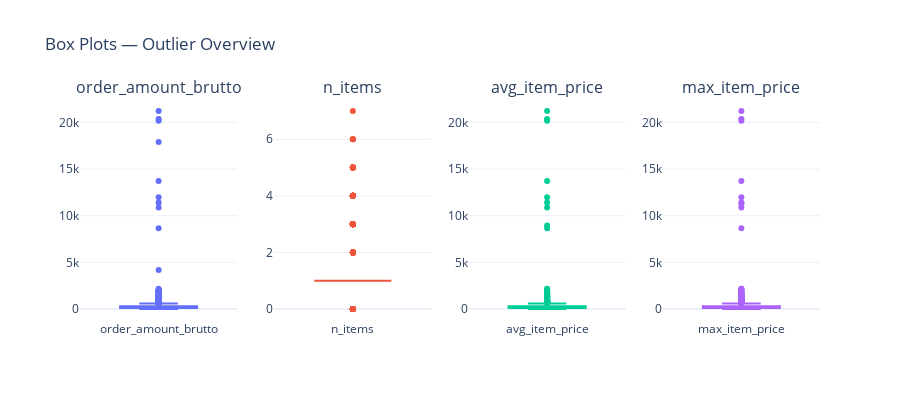

The code cell stored with this chart in its notebook:
### Markdown cell above
## 3. Outlier Detection

Identify extreme values that may create singleton clusters or distort centroids.

### Code cell
# Box plots for outlier visualization
fig = make_subplots(rows=1, cols=4, subplot_titles=NUMERICAL)

for i, col in enumerate(NUMERICAL):
    fig.add_trace(
        go.Box(y=df[col], name=col, showlegend=False),
        row=1, col=i + 1,
    )

fig.update_layout(
    title="Box Plots — Outlier Overview",
    height=400, template="plotly_white",
)
fig.show()

### Figure 1 — Plotly figure (JSON) as saved in the notebook; plotly's stock layout.template omitted (floating-point values rounded to 4 significant figures; data arrays with more than 128 entries replaced by an {"elided": "..."} marker saying what was removed)
{"data": [{"name": "order_amount_brutto", "showlegend": false, "type": "box", "xaxis": "x", "y": {"elided": "9000 float values"}, "yaxis": "y"}, {"name": "n_items", "showlegend": false, "type": "box", "xaxis": "x2", "y": {"elided": "9000 int values"}, "yaxis": "y2"}, {"name": "avg_item_price", "showlegend": false, "type": "box", "xaxis": "x3", "y": {"elided": "9000 float values"}, "yaxis": "y3"}, {"name": "max_item_price", "showlegend": false, "type": "box", "xaxis": "x4", "y": {"elided": "9000 float values"}, "yaxis": "y4"}], "layout": {"annotations": [{"font": {"size": 16}, "showarrow": false, "text": "order_amount_brutto", "x": 0.1062, "xanchor": "center", "xref": "paper", "y": 1.0, "yanchor": "bottom", "yref": "paper"}, {"font": {"size": 16}, "showarrow": false, "text": "n_items", "x": 0.3688, "xanchor": "center", "xref": "paper", "y": 1.0, "yanchor": "bottom", "yref": "paper"}, {"font": {"size": 16}, "showarrow": false, "text": "avg_item_price", "x": 0.6313, "xanchor": "center", "xref": "paper", "y": 1.0, "yanchor": "bottom", "yref": "paper"}, {"font": {"size": 16}, "showarrow": false, "text": "max_item_price", "x": 0.8938, "xanchor": "center", "xref": "paper", "y": 1.0, "yanchor": "bottom", "yref": "paper"}], "height": 400, "title": {"text": "Box Plots — Outlier Overview"}, "xaxis": {"anchor": "y", "domain": [0.0, 0.2125]}, "xaxis2": {"anchor": "y2", "domain": [0.2625, 0.475]}, "xaxis3": {"anchor": "y3", "domain": [0.525, 0.7375]}, "xaxis4": {"anchor": "y4", "domain": [0.7875, 1.0]}, "yaxis": {"anchor": "x", "domain": [0.0, 1.0]}, "yaxis2": {"anchor": "x2", "domain": [0.0, 1.0]}, "yaxis3": {"anchor": "x3", "domain": [0.0, 1.0]}, "yaxis4": {"anchor": "x4", "domain": [0.0, 1.0]}}}
